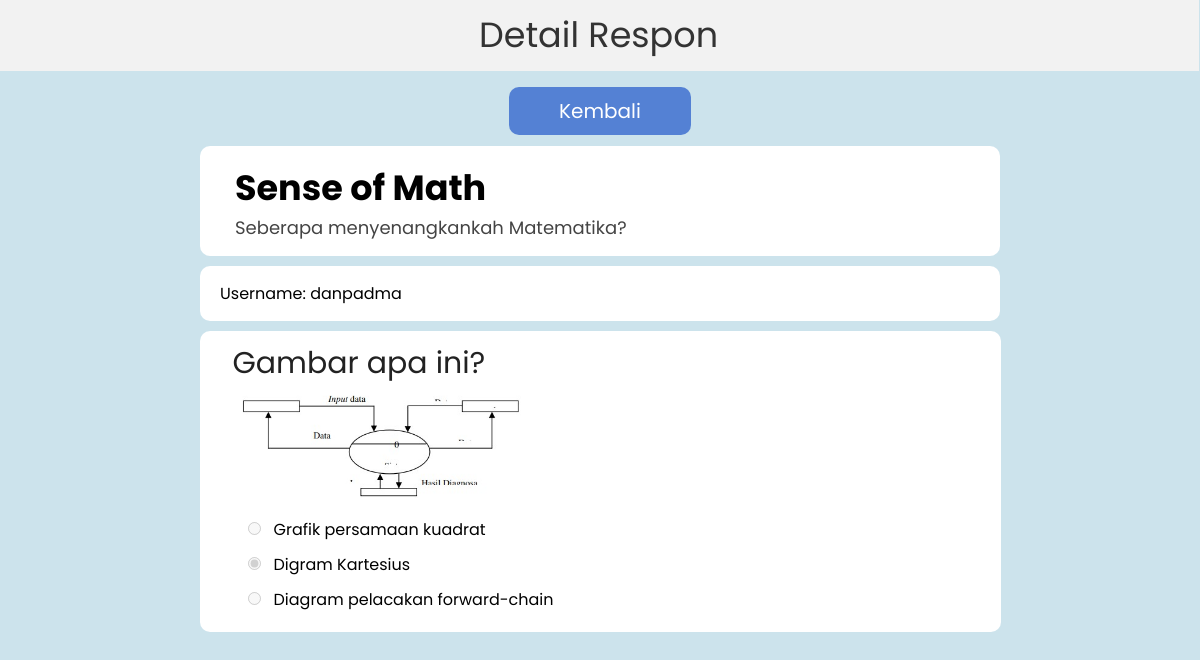
Screenshot of /detail.php?id=17&sid=63 with the database file from the repository.
### tables this page shows
CREATE TABLE `surveys` (
  `id` int(11) NOT NULL AUTO_INCREMENT,
  `user_id` int(11) DEFAULT NULL,
  `title` varchar(100) DEFAULT NULL,
  `description` varchar(500) DEFAULT NULL,
  PRIMARY KEY (`id`),
  KEY `user_id` (`user_id`),
  CONSTRAINT `surveys_ibfk_1` FOREIGN KEY (`user_id`) REFERENCES `users` (`id`)
);

CREATE TABLE `responses` (
  `id` int(11) NOT NULL AUTO_INCREMENT,
  `survey_id` int(11) DEFAULT NULL,
  `username` varchar(100) DEFAULT NULL,
  PRIMARY KEY (`id`),
  KEY `responses_ibfk_1` (`survey_id`),
  CONSTRAINT `responses_ibfk_1` FOREIGN KEY (`survey_id`) REFERENCES `surveys` (`id`) ON DELETE CASCADE
);

CREATE TABLE `questions` (
  `id` int(11) NOT NULL AUTO_INCREMENT,
  `survey_id` int(11) DEFAULT NULL,
  `question` varchar(500) DEFAULT NULL,
  `answer_type` varchar(100) DEFAULT NULL,
  `image` varchar(100) DEFAULT NULL,
  PRIMARY KEY (`id`),
  KEY `questions_ibfk_1` (`survey_id`),
  CONSTRAINT `questions_ibfk_1` FOREIGN KEY (`survey_id`) REFERENCES `surveys` (`id`) ON DELETE CASCADE
);

CREATE TABLE `answer_options` (
  `id` int(11) NOT NULL AUTO_INCREMENT,
  `question_id` int(11) DEFAULT NULL,
  `option` varchar(100) DEFAULT NULL,
  PRIMARY KEY (`id`),
  KEY `answer_options_ibfk_1` (`question_id`),
  CONSTRAINT `answer_options_ibfk_1` FOREIGN KEY (`question_id`) REFERENCES `questions` (`id`) ON DELETE CASCADE
);

### functions.php (called while the page is built, shortened)
<?php
$conn = mysqli_connect("localhost", "root", "", "survei_db");
function query($query) {
    global $conn;
    $result = mysqli_query($conn, $query);
    $rows = [];
    while ($row = mysqli_fetch_assoc($result)) {
        $rows[] = $row;
    }
    return $rows;
}
?>

### detail.php (the view, shortened to what this page needs)
<?php
require "functions.php";
$responseId = $_GET["id"];
$surveyId = $_GET["sid"];
$survey = query("SELECT * FROM surveys WHERE id = $surveyId")[0];
$responden = query("SELECT * FROM responses WHERE id = $responseId")[0];
$questions = query(("SELECT * FROM questions WHERE survey_id = $surveyId"));
$responsesAndAnswers = query("SELECT * FROM responses JOIN answers ON answers.response_id = responses.id WHERE responses.id = $responseId");
$jawabanNo = 0;
?>
<!DOCTYPE html>
<html lang="en">
<head>
    <link rel="stylesheet" type="text/css" href="style.css">
</head>
<body>
    <div class="header">
        <a class="header-judul">Detail Respon</a>
    </div>
    <div class="kontainer-home">
        <a href="response.php?id=<?= $surveyId; ?>" class="btn-basic">Kembali</a>
    </div>
    <div class="kontainer-title">
        <a class="teks-judulfill"><?= $survey["title"]; ?></a> <br>
        <a class="teks-deskfill"><?= $survey["description"]; ?></a>
    </div>
    <div class="kontainer-title">
        <a>Username: <?= $responden["username"]; ?></a>
    </div>
    <?php foreach ($questions as $row): ?>
        <div class="kontainer-surveijawab">
            <a class="teks-pertanyaan"><?= $row["question"]; ?></a> <br>
            <?php
                if ($row["image"] != "") {
            ?>
                    <div>
                        <img src="img/<?= $row["image"]; ?>" alt="" width="300">
                    </div>
            <?php
                }
            ?>
            <?php
                $questionId = $row["id"];
                $shortAnswers = query("SELECT * FROM answer_short WHERE question_id = $questionId");
                $optionAnswers = query("SELECT * FROM answer_options WHERE question_id = $questionId");
                if (count($shortAnswers) != 0) {
            ?>
                   <a class="teks-jawabanshort"><?= $responsesAndAnswers[$jawabanNo]["answer"]; ?></a>
            <?php
                }
                else if (count($optionAnswers) != 0) {
                    foreach ($optionAnswers as $x) {
                        if ($x["option"] == $responsesAndAnswers[$jawabanNo]["answer"]) {
            ?>
                            <span><input type="radio" class="answer-choice-button" name="option" value="<?= $x["option"]; ?>" disabled checked><a class="teks-opsi"><?= $x["option"]; ?></a></span>
            <?php
                        } else {
            ?>
                            <input type="radio" class="answer-choice-button" name="option" value="<?= $x["option"]; ?>" disabled><a class="teks-opsi"><?= $x["option"]; ?></a>
            <?php
                        }
            ?>
                        <br>
            <?php
                    }
                }
                $jawabanNo++;
            ?>
        </div>
    <?php endforeach; ?>
</body>
</html>

### style.css (style rules this page uses)
body { background-color: #cce3ec; font-family: 'Poppins', sans-serif; }
.header { background-color: #f2f2f2; padding: 10px; margin-top: -10px; margin-left: -10px; margin-right: -7px; text-align: center; margin-bottom: 5px; }
.header-judul { font-size: 35px; color: #333; }
.btn-basic { padding: 10px 50px; font-size: 20px; border: 0px; border-radius: 10px; background-color:rgb(84, 129, 212); color: #fff; text-align: center; cursor: pointer; text-decoration: none; }
.answer-choice-button { margin-top: 15px; margin-left: 15px; margin-bottom: 5px; }
.kontainer-home { width: 800px; margin: auto; padding-block: 20px; text-align: center; }
.kontainer-title { width: 760px; margin: auto; background-color: #ffffff; padding-block: 15px; padding-inline: 20px; border-radius: 10px; margin-bottom: 10px; }
.teks-judulfill { font-size: 35px; font-weight: bold; padding-inline: 15px; }
.teks-deskfill { font-size: 18px; color:#444; padding-inline: 15px; }
.kontainer-surveijawab { width: 735px; margin: auto; padding-top: 10px; padding-bottom: 20px; padding-inline: 33px; background-color: #ffffff; border-radius: 10px; margin-bottom: 10px; }
.teks-pertanyaan { font-size: 30px; color: #222; }
.teks-opsi { margin-left: 10px; }

### rows the page displays
surveys: title "Sense of Math", description "Seberapa menyenangkankah Matematika?"
responses: username "danpadma"
questions: question "Gambar apa ini?", image (picture)
answer_options: option "Grafik persamaan kuadrat"
answer_options: option "Digram Kartesius"
answer_options: option "Diagram pelacakan forward-chain"
